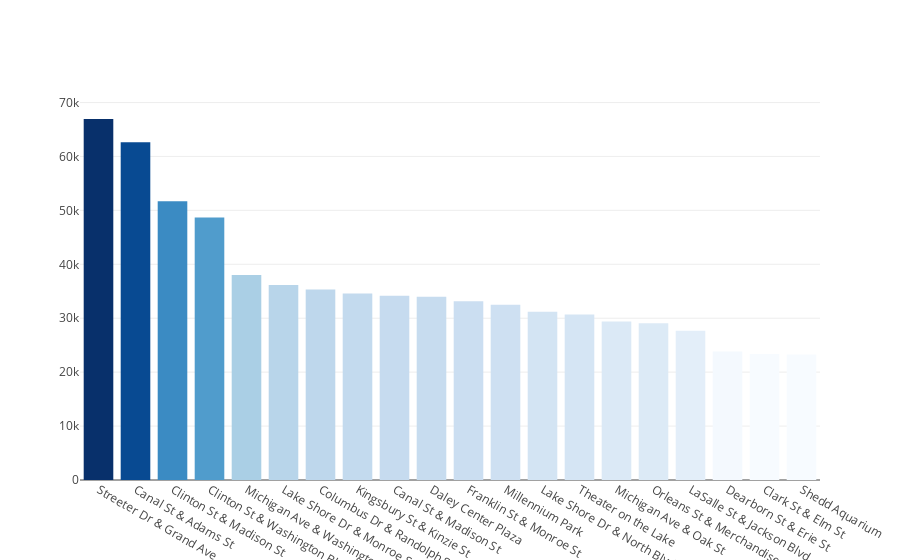

Here is the notebook cell this chart was saved with:
### Code cell
fig = go.Figure(go.Bar(x = top20['start_station_name'], y = top20['value'], marker={'color': top20['value'],'colorscale': 'Blues'}))
fig.show()

### Figure 1 — Plotly figure (JSON) as saved in the notebook; plotly's stock layout.template omitted (floating-point values rounded to 4 significant figures)
{"data": [{"marker": {"color": [66944, 62654, 51692, 48669, 38029, 36174, 35342, 34589, 34188, 33968, 33125, 32483, 31203, 30679, 29374, 29082, 27665, 23829, 23368, 23282], "colorscale": [[0, "rgb(247,251,255)"], [0.125, "rgb(222,235,247)"], [0.25, "rgb(198,219,239)"], [0.375, "rgb(158,202,225)"], [0.5, "rgb(107,174,214)"], [0.625, "rgb(66,146,198)"], [0.75, "rgb(33,113,181)"], [0.875, "rgb(8,81,156)"], [1, "rgb(8,48,107)"]]}, "type": "bar", "x": ["Streeter Dr & Grand Ave", "Canal St & Adams St", "Clinton St & Madison St", "Clinton St & Washington Blvd", "Michigan Ave & Washington St", "Lake Shore Dr & Monroe St", "Columbus Dr & Randolph St", "Kingsbury St & Kinzie St", "Canal St & Madison St", "Daley Center Plaza", "Franklin St & Monroe St", "Millennium Park", "Lake Shore Dr & North Blvd", "Theater on the Lake", "Michigan Ave & Oak St", "Orleans St & Merchandise Mart Plaza", "LaSalle St & Jackson Blvd", "Dearborn St & Erie St", "Clark St & Elm St", "Shedd Aquarium"], "y": [66944, 62654, 51692, 48669, 38029, 36174, 35342, 34589, 34188, 33968, 33125, 32483, 31203, 30679, 29374, 29082, 27665, 23829, 23368, 23282]}], "layout": {"autosize": true, "xaxis": {"autorange": true, "range": [-0.5, 19.5], "type": "category"}, "yaxis": {"autorange": true, "range": [0, 70470.0], "type": "linear"}}}
